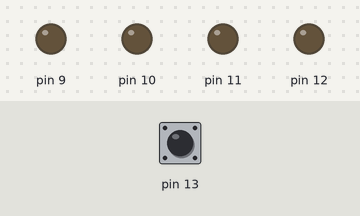
Recording of a sketch running on a simulated Arduino Uno, built with avr-gcc and run on an emulated ATmega328P. Parts: output pins drawn as LEDs (lit = HIGH). The test bench sets the inputs (shaded band); at power-on: pin 13 HIGH. What the sketch prints to the serial monitor is not drawn.

Above: at 1.2 s.
1.3 s: pin 13 pulled LOW for 0.15 s
At 2.0 s:
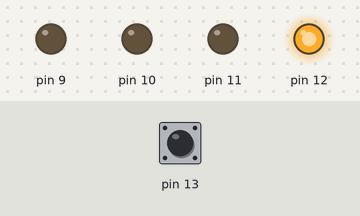
2.9 s: pin 13 pulled LOW for 1 s
5.4 s: pin 13 pulled LOW for 0.15 s
7.0 s: pin 13 pulled LOW for 3.2 s
Timing chart, 0 to 10.0 s (numbered marks = the images above; inputs shaded):
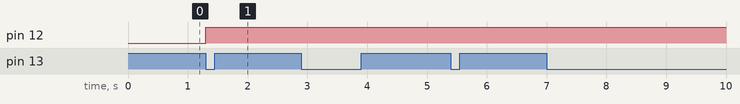

Measured:
- after the input at 1.3 s, pin 12: LOW → HIGH at once

The sketch:

3_LED_and_PB_Class.ino
```cpp
// The goal of this program is to make use of multiple classes that includes multiple header and cpp files to turn on/off LED's and make use of the debounce method for the push button to scan once.

// Include necessary header files
#include "Led.h"
#include "PBClass.h"

// Initialize global variables
int buttonPressed = 0;
int chosenLed;

// Create instances of the Led class for each LED
Led Red(12);
Led Blue(11);
Led Green(10);
Led Yellow(9);

// Create an instance of the PBClass class for the button
PBClass Button(13);

void setup() {
  // Begin serial communication at a baud rate of 9600
  Serial.begin(9600);

  // Initialize each LED
  Red.init();
  Blue.init();
  Green.init();
  Yellow.init();

  // Initialize the button
  Button.init();
}

void loop() {
  // Get the number of times the button has been pressed
  chosenLed = Button.howManyPressed();

  // Use a switch statement to set the appropriate LED based on the number of times the button has been pressed
  switch (chosenLed) {
    case 1:
      Red.on();      // Turns LED on
      Blue.off();    // Turns LED off
      Green.off();   // Turns LED off
      Yellow.off();  // Turns LED off
      break;

    case 2:
      Red.off();     // Turns LED off
      Blue.on();     // Turns LED on
      Green.off();   // Turns LED off
      Yellow.off();  // Turns LED off
      break;

    case 3:
      Red.off();     // Turns LED off
      Blue.off();    // Turns LED off
      Green.on();    // Turns LED on
      Yellow.off();  // Turns LED off
      break;

    case 4:
      Red.off();              // Turns LED off
      Blue.off();             // Turns LED off
      Green.off();            // Turns LED off
      Yellow.on();            // Turns LED on
      Button.howManyReset();  // Reset the button press count
      break;
  }

  // Print the chosen LED to the serial monitor
  Serial.println(chosenLed);
}
```

Led.cpp
```cpp
#include "Led.h"  // "" means that the .h file is in the same folder as this file

Led::Led(int pin) {
  _pin = pin;
}

void Led::init() { // initializes the "_pin' of the led that is being created in the ino file.
  pinMode(_pin, OUTPUT);
}

void Led::on() { // Method that turns the Led on
  digitalWrite(_pin, 1);
}

void Led::off() { // Method that urns the Led off
  digitalWrite(_pin, 0);
}
```

Led.h
```cpp
#ifndef LED_H
#define LED_H

#include <Arduino.h>  // <> means that the .h file is not in the same folder as this file

class Led {
private:
  int _pin; // private variable for the LED pins

public:
  Led() {}       // Default Constructor
  Led(int pin);  // Constructor

  void init();  // Initializer
  void on();    // Turn on
  void off();   // Turn off
};

#endif
```

PBClass.cpp
```cpp
#include "PBClass.h"  // Includes the "PBClass" header

PBClass::PBClass(int pin) {  // Class constructor that takes in the pin number as an argument
  this->pin = pin;           // Assigns the private member variable 'pin' to the value passed to the constructor
  pressed = 0;               // Initializes 'pressed' to 0
  thisMany = 0;              // Initializes 'thisMany' to 0
}

void PBClass::init() {         // Initializes the pin as INPUT_PULLUP
  pinMode(pin, INPUT_PULLUP);
}

void PBClass::readState() {    // Reads the current state of the pin
  state = digitalRead(pin);
}

int PBClass::isPressed() {     // Checks if the button is pressed once
  readState();                // Reads the current state of the pin

  if (!state && !pressed) {   // If the button is currently pressed and wasn't pressed before
    Serial.println("The button has been pressed");  // Prints a message to the serial monitor
    pressed = 1;              // Set the 'pressed' flag to 1
  } else if (state && pressed) {  // If the button is not pressed and was pressed before
    pressed = 0;              // Set the 'pressed' flag to 0
  }
}

int PBClass::howManyPressed() {   // Checks how many times the button was pressed
  readState();                   // Reads the current state of the pin

  if (!state && !pressed) {      // If the button is currently pressed and wasn't pressed before
    pressed = 1;                 // Set the 'pressed' flag to 1
    thisMany = thisMany + 1;     // Increment the 'thisMany' counter by 1
    return thisMany;             // Return the number of times the button was pressed
  } else if (state && pressed) { // If the button is not pressed and was pressed before
    pressed = 0;                 // Set the 'pressed' flag to 0
  }
}

void PBClass::howManyReset() {    // Resets the counter for the number of button presses
  thisMany = 0;                  // Sets 'thisMany' back to 0
}
```

PBClass.h
```cpp
#ifndef PBCLASS_H  // If the "PBClass.h" is not defined:
#define PBCLASS_H  // Define the "PBClass.h"

#include <Arduino.h>  // Includes the "Arduino" header in the code

class PBClass {  // Creates a class called "PBClass"

private:      // The private access
  int pin;    // Integer indicating the pin number
  int state;  // Integer indicating the state of the pin
  int pressed;  // Integer indicating if the button has been pressed
  int thisMany;  // Integer indicating the number of times the button has been pressed

public:              // The public access
  PBClass(){};       // The default constructor
  PBClass(int pin);  // The constructor of the class

  void init();       // Initializes the pin as a pullup input
  void readState();  // Reads the state of the button
  int isPressed();   // Checks if the button has been pressed and returns 1 if it has
  int howManyPressed();  // Checks how many times the button has been pressed and returns the value
  void howManyReset();   // Resets the count of how many times the button has been pressed to 0
};

#endif  // End the if statement
```
